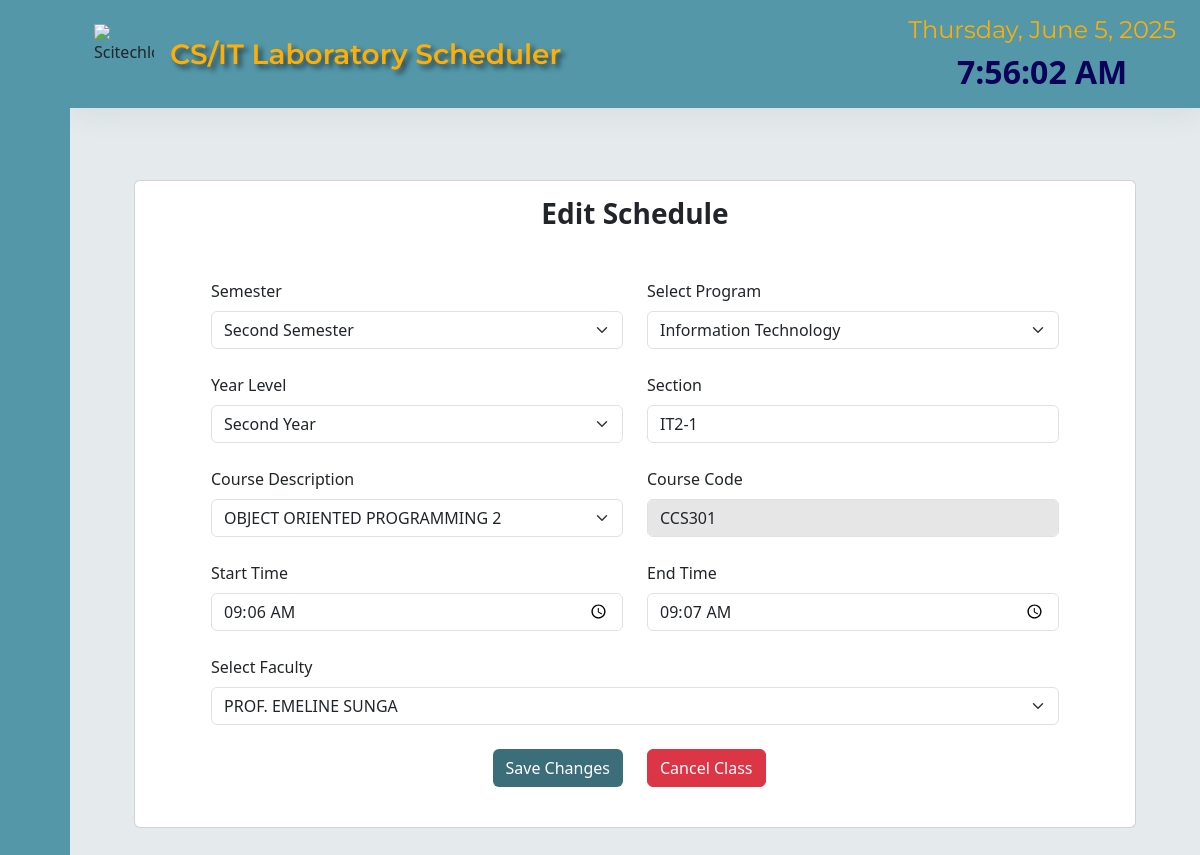
Screenshot of /edit.php?sched_id=75 with the database file from the repository.
### tables this page shows
CREATE TABLE `create_sched` (
  `sched_id` int(2) NOT NULL,
  `purpose` varchar(30) NOT NULL,
  `sem` varchar(30) NOT NULL,
  `program` varchar(25) NOT NULL,
  `level` varchar(30) NOT NULL,
  `section` varchar(15) NOT NULL,
  `course_code` varchar(7) NOT NULL,
  `course_desc` varchar(50) NOT NULL,
  `start_time` time NOT NULL,
  `end_time` time NOT NULL,
  `start_date` date NOT NULL,
  `end_date` date NOT NULL,
  `repeat_sched` varchar(80) NOT NULL,
  `recurrence_type` text NOT NULL,
  `faculty` varchar(30) NOT NULL,
  `status` varchar(9) NOT NULL
);

### edit.php (the view, shortened to what this page needs)
<?php
include 'connection.php';
$row = null;
if (isset($_GET["sched_id"])) {
    $sched_id = $_GET["sched_id"];
    $query = "SELECT * FROM create_sched WHERE sched_id = '$sched_id'";
    $result = mysqli_query($conn, $query);
    if ($result && mysqli_num_rows($result) > 0) {
        $row = mysqli_fetch_assoc($result);
    } else {
        echo "Schedule not found!";
    }
}
?>
<!DOCTYPE html>
<html lang="en">
<head>
    <link href="https://cdn.lineicons.com/4.0/lineicons.css" rel="stylesheet">
    <link rel="stylesheet" href="styles.css">
    <link href="https://cdn.jsdelivr.net/npm/bootstrap@5.3.3/dist/css/bootstrap.min.css" rel="stylesheet">
</head>
<body>
    <div class="wrapper">
      <aside id="sidebar">
        <div class="d-flex">
          <button class="toggle-btn" type="button">
          </button>
        </div>
        <ul class="sidebar-nav">
          <li class="sidebar-item">
            <a href="index.php" class="sidebar-link">
            </a>
          </li>
          <li class="sidebar-item">
            <a href="#" class="sidebar-link has-dropdown collapsed" data-bs-toggle="collapse" data-bs-target="#createDropdown" aria-expanded="false" aria-controls="auth">
              </a>
          </li>
          <li class="sidebar-item">
            <a href="#" class="sidebar-link has-dropdown collapsed" data-bs-toggle="collapse" data-bs-target="#viewDropdown" aria-expanded="false" aria-controls="auth">
            </a>
          </li>
                                   <li class="sidebar-item">
            <a href="#" class="sidebar-link has-dropdown collapsed" data-bs-toggle="collapse" data-bs-target="#course" aria-expanded="false" aria-controls="course">
            </a>
          <li class="sidebar-item">
            <a href="#" class="sidebar-link has-dropdown collapsed" data-bs-toggle="collapse" data-bs-target="#auth" aria-expanded="false" aria-controls="auth">
            </a>
          </li>
          <li class="sidebar-item">
                <a href="#" class="sidebar-link has-dropdown collapsed" data-bs-toggle="collapse" data-bs-target="#acc" aria-expanded="false" aria-controls="auth">
                </a>
                      <li class="sidebar-footer">
          <a href="logout.php" class="sidebar-link">
            </a>
          </li>
        </ul>
      </aside>
        <div class="main">
<div class="main">
          <nav class="navbar navbar-expand  px-4 py-4" data-bs-theme="dark">
            <div class="navbar-collapse collapse">
            <img src="assets/scitech logo.png"  alt="Scitechlogo" height="60px" width="60px">
            <a class="navbar-brand mx-3 fs-3" id="navtitle" href="#" style="text-shadow: 4px 4px 5px rgba(14, 14, 14, 0.6) !important;">CS/IT Laboratory Scheduler</a>
            <ul class="navbar-nav ms-auto">
                <li class="navbar-item dropdown">
                <div class="timer-container">
                  <div class="date" id="currentDate">
                  </div>
                  <div class="time" id="localTime">
                  </div>
                </div>
              </li>
              </ul>
            </div>
          </nav>
            <main class="content px-3 py-4">
                <section class="mx-5">
                    <div class="row my-5">
                        <div class="col-sm-12">
                            <div class="card">
                                <div class="card-body">
                                    <h3 class="card-title fw-semibold text-center mb-5">Edit Schedule</h3>
                                    <form action="" method="POST">
                                        <div class="row mx-5">
                                            <div class="col-6 pb-4">
                                                <label for="semester" class="form-label">Semester</label>
                                                <select class="form-select" id="sem" name="sem" required>
                                                    <option value="SECOND SEMESTER" <?php echo (isset($row['sem']) && $row['sem'] == 'SECOND SEMESTER') ? 'selected' : ''; ?>>Second Semester</option>
                                                </select>
                                            </div>
                                            <div class="col-6 pb-4">
                                                <label for="program" class="form-label">Select Program</label>
                                                <select class="form-select" id="program" name="program" required>
                                                    <option value="INFORMATION TECHNOLOGY" <?php echo (isset($row['program']) && $row['program'] == 'INFORMATION TECHNOLOGY') ? 'selected' : ''; ?>>Information Technology</option>
                                                </select>
                                            </div>
                                            <div class="col-6 pb-4">
                                                <label for="level" class="form-label">Year Level</label>
                                                <select class="form-select" name="level" id="level" required>
                                                    <option value="SECOND YEAR" <?php echo (isset($row['level']) && $row['level'] == 'SECOND YEAR') ? 'selected' : ''; ?>>Second Year</option>
                                                </select>
                                            </div>
                                            <div class="col-6 pb-4">
                                                <label for="section" class="form-label">Section</label>
                                                <input type="text" class="form-control" name="section" value="<?php echo isset($row['section']) ? $row['section'] : ''; ?>" required>
                                            </div>
                                            <div class="col-6 pb-4">
                                                <label for="course-desc" class="form-label">Course Description</label>
                                                <select class="form-select" name="course_desc" id="course_desc" required>
                                                    <?php
                                                    $program = isset($row['program']) ? $row['program'] : '';
                                                    $level = isset($row['level']) ? $row['level'] : '';
                                                    $semester = isset($row['sem']) ? $row['sem'] : '';
                                                    if ($program == "INFORMATION TECHNOLOGY") {
                                                        $query = "SELECT course_desc, course_code FROM it WHERE level='$level' AND semester='$semester'";
                                                    } else {
                                                        $query = "SELECT course_desc, course_code FROM cs WHERE level='$level' AND semester='$semester'";
                                                    }
                                                    $result = mysqli_query($conn, $query);
                                                    while ($row_course = mysqli_fetch_assoc($result)) {
                                                        $selected = (isset($row['course_desc']) && $row['course_desc'] == $row_course['course_desc']) ? 'selected' : '';
                                                        echo '<option value="' . htmlspecialchars($row_course['course_desc']) . '" ' . $selected . ' data-code="' . htmlspecialchars($row_course['course_code']) . '">' . htmlspecialchars($row_course['course_desc']) . '</option>';
                                                    }
                                                    ?>
                                                </select>
                                            </div>
                                            <div class="col-6 pb-4">
                                                <label for="course_code" class="form-label">Course Code</label>
                                                <input type="text" class="form-control" id="course_code" name="course_code" readonly style="background-color:#e6e6e6;" value="<?php echo isset($row['course_code']) ? htmlspecialchars($row['course_code']) : ''; ?>">
                                            </div>
                                            <div class="col-6 pb-4">
                                                <label for="start_time" class="form-label">Start Time</label>
                                                <input type="time" class="form-control" name="start_time" value="<?php echo isset($row['start_time']) ? date("H:i", strtotime($row['start_time'])) : ''; ?>" required>
                                            </div>
                                            <div class="col-6 pb-4">
                                                <label for="end_time" class="form-label">End Time</label>
                                                <input type="time" class="form-control" name="end_time" value="<?php echo isset($row['end_time']) ? date("H:i", strtotime($row['end_time'])) : ''; ?>" required>
                                            </div>
                                            <div class="col-12 pb-4">
                                                <label for="faculty" class="form-label">Select Faculty</label>
                                                <select class="form-select" name="faculty" required>
                                                    <option selected><?php echo isset($row['faculty']) ? htmlspecialchars($row['faculty']) : ''; ?></option>
                                                </select>
                                            </div>
                                        </div>
                                        <div class="row">
                                            <div class="col-6 pb-4">
                                                <button type="submit" name="save_changes" class="btn float-end" style="background-color: #3c6e7a; color: white;">Save Changes</button>
                                            </div>
                                            <div class="col-6 pb-4">
 <?php if ($row['status'] == 'CANCELLED'): ?>
    <button type="submit" name="uncancel" class="btn btn-success">Uncancel Class</button>
  <?php else: ?>
    <button type="submit" name="cancel" class="btn btn-danger">Cancel Class</button>
  <?php endif; ?>                                            </div>
                                        </div>
                                    </form>
                                </div>
                            </div>
                        </div>
                    </div>
                </section>
            </main>
        </div>
    </div>
</body>
</html>

### styles.css (style rules this page uses)
#navtitle { text-align: center; justify-content: center; font-weight: 600; color: #fdaf07; font-family: 'Montserrat'; }
a:link { text-decoration: none; }
li { list-style: none; }
.wrapper { display: flex; }
.main { display: flex; flex-direction: column; min-height: 100vh; width: 100%; overflow: hidden; transition: all 0.35s ease-in-out; background-color: #e5ebed; min-width: 0; }
#sidebar { width: 70px; min-width: 70px; z-index: 1000; transition: all .25s ease-in-out; background-color: #5397a8; display: flex; flex-direction: column; }
.toggle-btn { background-color: transparent; cursor: pointer; border: 0; padding: 1rem 1.5rem; margin-top: 18px; }
.sidebar-nav { padding: 2rem 0; flex: 1 1 auto; }
a.sidebar-link { padding: .625rem 1.625rem; color: #130164; display: block; font-size: 1rem; white-space: nowrap; border-left: 3px solid transparent; }
.sidebar-item { position: relative; }
.navbar { background-color: #5397a8; box-shadow: 0 0 2rem 0 rgba(33, 37, 41, .1); }
.navbar-expand .navbar-collapse { min-width: 200px; }
.timer-container { display: flex; flex-direction: column; justify-content: center; align-items: center; height: 40px; background-color: #5397a8; }
.date { font-size: 1.5rem; margin-bottom: 0px; color: #fdaf07; font-family: 'Montserrat'; }
.time { font-size: 2rem; font-weight: bold; background-color: #5397a8; color: #0d0259; padding: 0px; border-radius: 8px; }
.row { -webkit-border-radius: 50px; -moz-border-radius: 50px; border-radius: 50px; }

### rows the page displays
create_sched: sem "Second Semester", program "Information Technology", level "Second Year", section "IT2-1", course_code "CCS301", start_time "09:06", end_time "09:07", faculty "PROF. EMELINE SUNGA"

### other values shown
form field course_desc "OBJECT ORIENTED PROGRAMMING 2"
